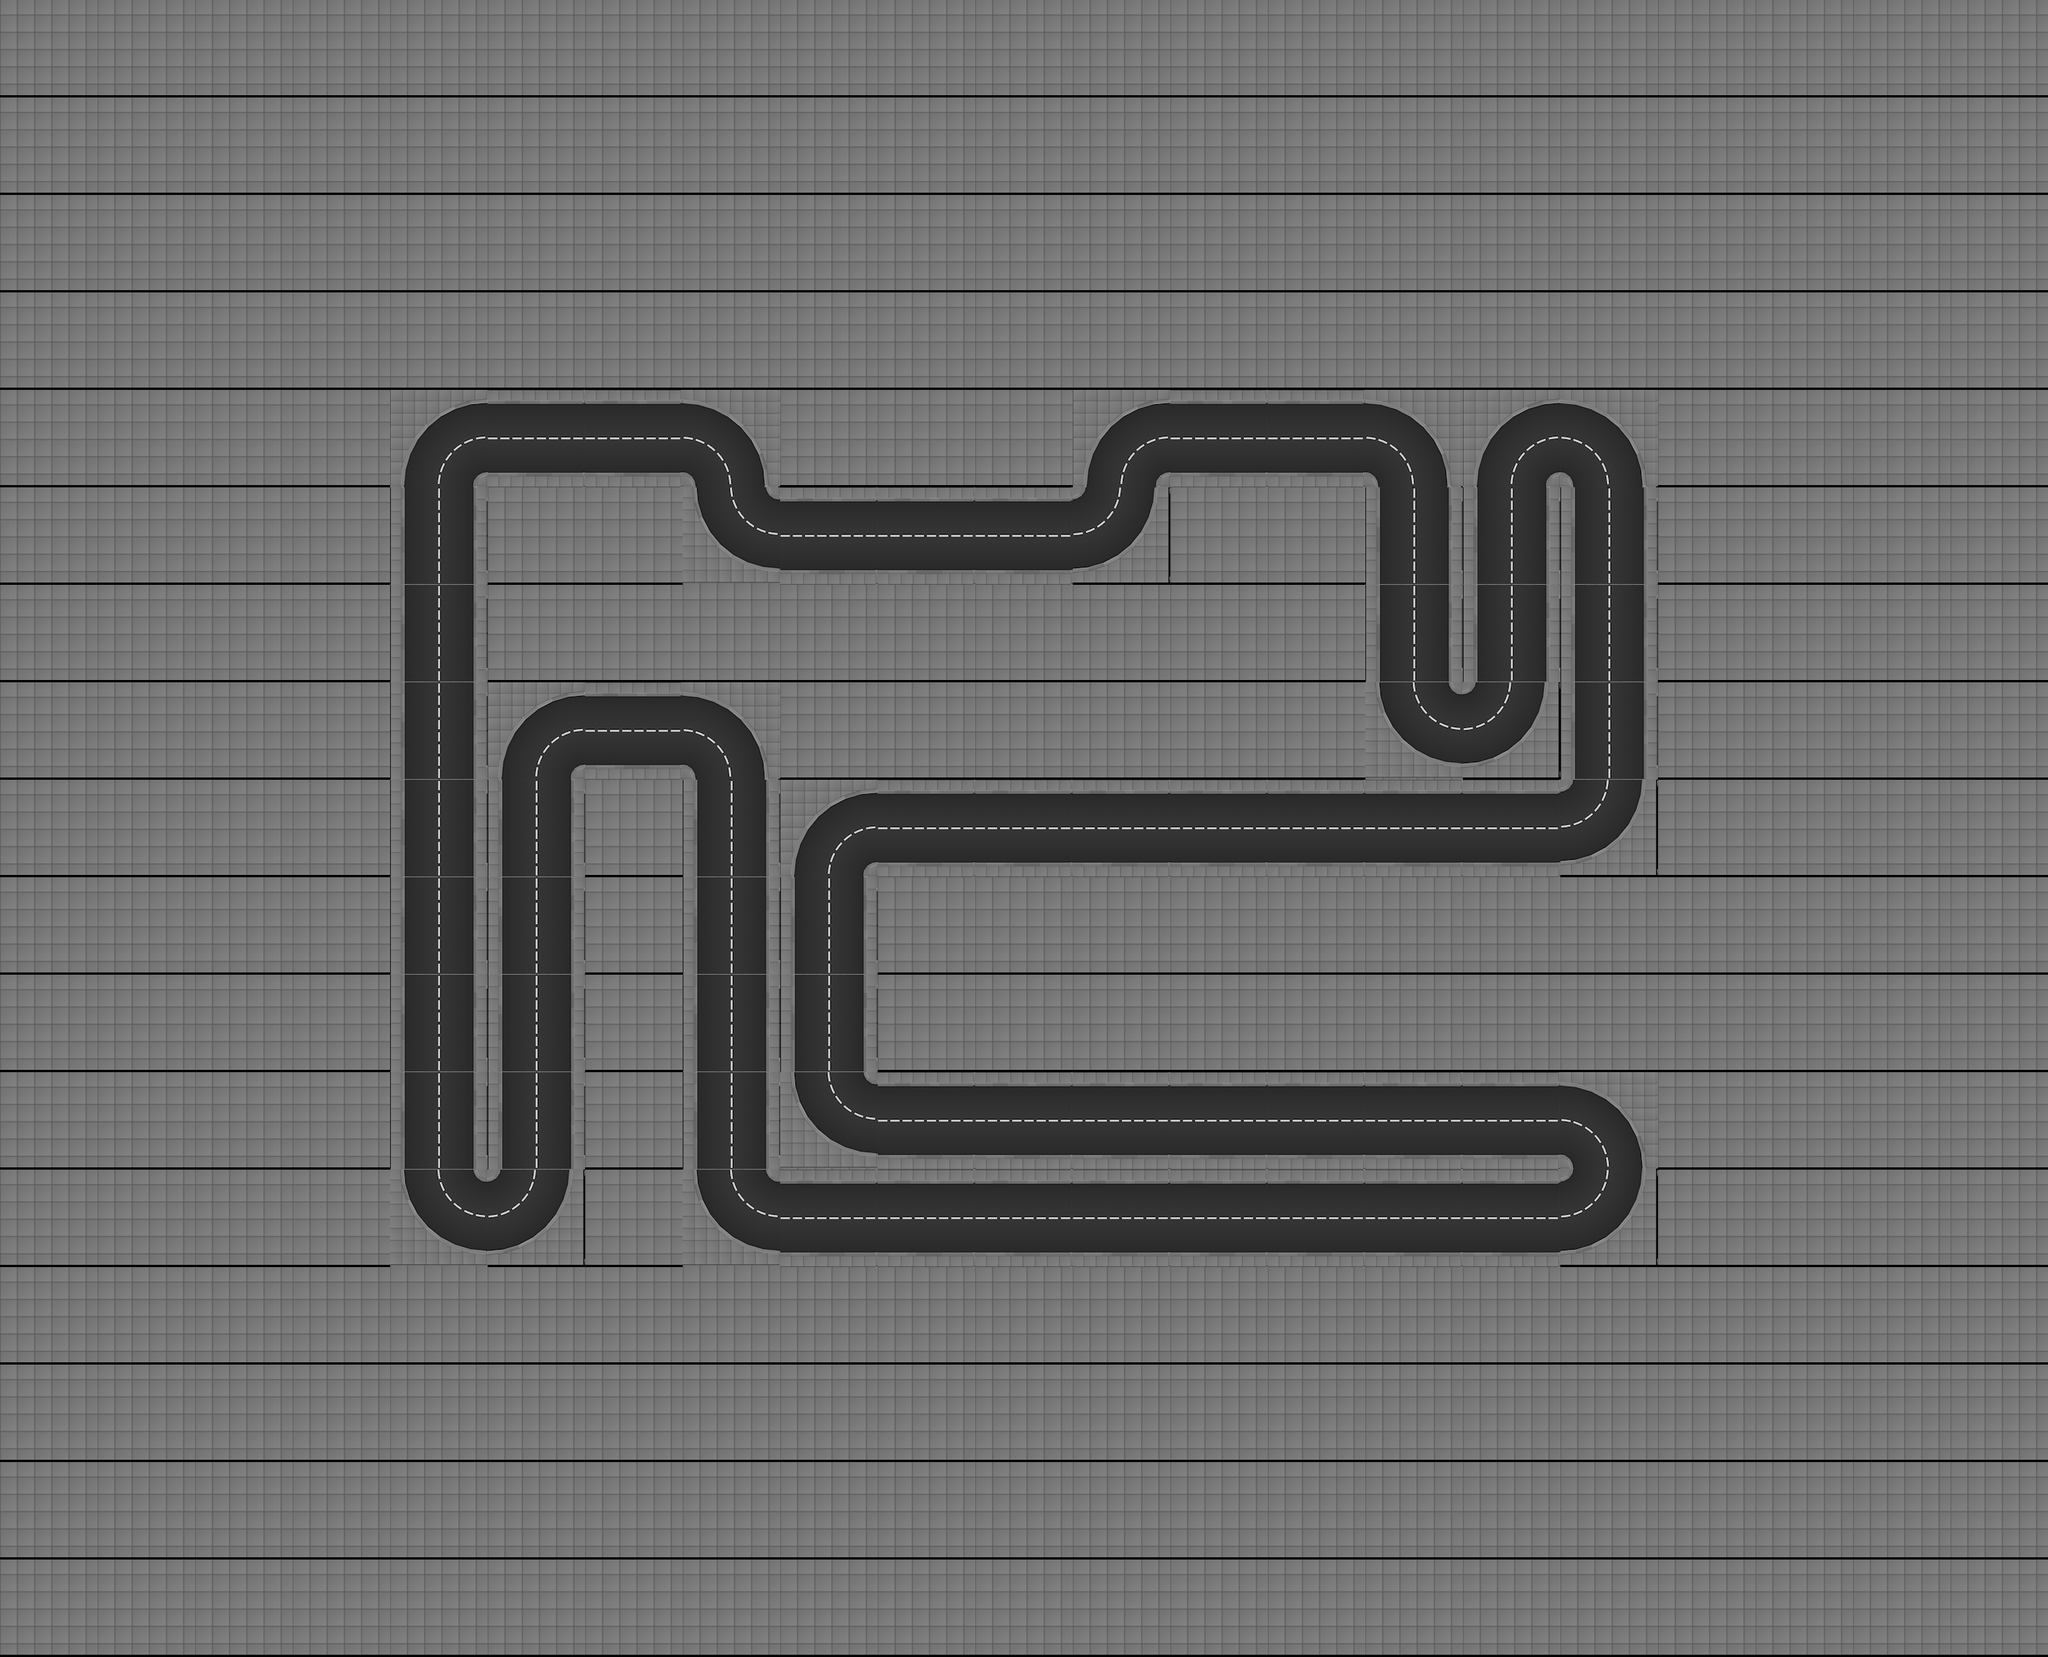

The image is a tile-based game level rendered from a .tmx file. Its description and source (layers, tilesets, objects; grid data summarised) follow:
An orthogonal 21x17 tile map with 128x128 px tiles, 1 tile layer (track), 2 tilesets and 404 objects (34x appartment_roof_01, 17x office_06_ground_floor, 17x office_06_floor, 15x appartment_ground_floor_01, 12x office_07_ground_floor, ...).

<map height="17" infinite="0" nextlayerid="1" nextobjectid="1" orientation="orthogonal" renderorder="right-down" tiledversion="1.2.2" tileheight="128" tilewidth="128" version="1.2" width="21"><tileset firstgid="1" source="../../gbResources/set_tiles.tsx" /><tileset firstgid="134" source="../../gbResources/set_objects.tsx" /><layer height="17" id="1" name="track" width="21"><data>[357 cells, 357 non-empty, 7 distinct tile ids]</data></layer><objectgroup id="1" name="walls"><object id="1" x="512" y="640"><polyline points="16,0 32,-64 64,-96 128,-112" /></object><object id="2" x="512" y="640"><polyline points="112,0 114,-8 120,-14 128,-16" /></object><object id="3" x="512" y="704.0"><polyline points="16,-64 16,64" /></object><object id="4" x="512" y="704.0"><polyline points="112,-64 112,64" /></object><object id="5" x="512" y="832.0"><polyline points="16,-64 16,64" /></object><object id="6" x="512" y="832.0"><polyline points="112,-64 112,64" /></object><object id="7" x="512" y="960.0"><polyline points="16,-64 16,64" /></object><object id="8" x="512" y="960.0"><polyline points="112,-64 112,64" /></object><object id="9" x="512" y="1088.0"><polyline points="16,-64 16,64" /></object><object id="10" x="512" y="1088.0"><polyline points="112,-64 112,64" /></object><object id="11" x="512" y="1216.0"><polyline points="16,-64 16,64" /></object><object id="12" x="512" y="1216.0"><polyline points="112,-64 112,64" /></object><object id="13" x="512" y="1344.0"><polyline points="16,-64 16,64" /></object><object id="14" x="512" y="1344.0"><polyline points="112,-64 112,64" /></object><object id="15" x="512" y="1472.0"><polyline points="16,-64 16,64" /></object><object id="16" x="512" y="1472.0"><polyline points="112,-64 112,64" /></object><object id="17" x="512" y="1664"><polyline points="16,-128 32,-64 64,-32 128,-16" /></object><object id="18" x="512" y="1664"><polyline points="112,-128 114,-120 120,-114 128,-112" /></object><object id="19" x="640" y="592.0"><polyline points="0,-64 128,-64" /></object><object id="20" x="640" y="560.0"><polyline points="0,64 128,64" /></object><object id="21" x="640" y="1024"><polyline points="16,0 32,-64 64,-96 128,-112" /></object><object id="22" x="640" y="1024"><polyline points="112,0 114,-8 120,-14 128,-16" /></object><object id="23" x="640" y="1088.0"><polyline points="16,-64 16,64" /></object><object id="24" x="640" y="1088.0"><polyline points="112,-64 112,64" /></object><object id="25" x="640" y="1216.0"><polyline points="16,-64 16,64" /></object><object id="26" x="640" y="1216.0"><polyline points="112,-64 112,64" /></object><object id="27" x="640" y="1344.0"><polyline points="16,-64 16,64" /></object><object id="28" x="640" y="1344.0"><polyline points="112,-64 112,64" /></object><object id="29" x="640" y="1472.0"><polyline points="16,-64 16,64" /></object><object id="30" x="640" y="1472.0"><polyline points="112,-64 112,64" /></object><object id="31" x="640" y="1664"><polyline points="112,-128 96,-64 64,-32 0,-16" /></object><object id="32" x="640" y="1664"><polyline points="16,-128 14,-120 8,-114 0,-112" /></object><object id="33" x="768" y="592.0"><polyline points="0,-64 128,-64" /></object><object id="34" x="768" y="560.0"><polyline points="0,64 128,64" /></object><object id="35" x="768" y="976.0"><polyline points="0,-64 128,-64" /></object><object id="36" x="768" y="944.0"><polyline points="0,64 128,64" /></object><object id="37" x="896" y="640"><polyline points="0,-112 64,-96 96,-64 112,0" /></object><object id="38" x="896" y="640"><polyline points="0,-16 8,-14 14,-8 16,0" /></object><object id="39" x="896" y="768"><polyline points="16,-128 32,-64 64,-32 128,-16" /></object><object id="40" x="896" y="768"><polyline points="112,-128 114,-120 120,-114 128,-112" /></object><object id="41" x="896" y="1024"><polyline points="0,-112 64,-96 96,-64 112,0" /></object><object id="42" x="896" y="1024"><polyline points="0,-16 8,-14 14,-8 16,0" /></object><object id="43" x="896" y="1088.0"><polyline points="16,-64 16,64" /></object><object id="44" x="896" y="1088.0"><polyline points="112,-64 112,64" /></object><object id="45" x="896" y="1216.0"><polyline points="16,-64 16,64" /></object><object id="46" x="896" y="1216.0"><polyline points="112,-64 112,64" /></object><object id="47" x="896" y="1344.0"><polyline points="16,-64 16,64" /></object><object id="48" x="896" y="1344.0"><polyline points="112,-64 112,64" /></object><object id="49" x="896" y="1472.0"><polyline points="16,-64 16,64" /></object><object id="50" x="896" y="1472.0"><polyline points="112,-64 112,64" /></object><object id="51" x="896" y="1664"><polyline points="16,-128 32,-64 64,-32 128,-16" /></object><object id="52" x="896" y="1664"><polyline points="112,-128 114,-120 120,-114 128,-112" /></object><object id="53" x="1024" y="720.0"><polyline points="0,-64 128,-64" /></object><object id="54" x="1024" y="688.0"><polyline points="0,64 128,64" /></object><object id="55" x="1024" y="1152"><polyline points="16,0 32,-64 64,-96 128,-112" /></object><object id="56" x="1024" y="1152"><polyline points="112,0 114,-8 120,-14 128,-16" /></object><object id="57" x="1024" y="1216.0"><polyline points="16,-64 16,64" /></object><object id="58" x="1024" y="1216.0"><polyline points="112,-64 112,64" /></object><object id="59" x="1024" y="1344.0"><polyline points="16,-64 16,64" /></object><object id="60" x="1024" y="1344.0"><polyline points="112,-64 112,64" /></object><object id="61" x="1024" y="1536"><polyline points="16,-128 32,-64 64,-32 128,-16" /></object><object id="62" x="1024" y="1536"><polyline points="112,-128 114,-120 120,-114 128,-112" /></object><object id="63" x="1024" y="1616.0"><polyline points="0,-64 128,-64" /></object><object id="64" x="1024" y="1584.0"><polyline points="0,64 128,64" /></object><object id="65" x="1152" y="720.0"><polyline points="0,-64 128,-64" /></object><object id="66" x="1152" y="688.0"><polyline points="0,64 128,64" /></object><object id="67" x="1152" y="1104.0"><polyline points="0,-64 128,-64" /></object><object id="68" x="1152" y="1072.0"><polyline points="0,64 128,64" /></object><object id="69" x="1152" y="1488.0"><polyline points="0,-64 128,-64" /></object><object id="70" x="1152" y="1456.0"><polyline points="0,64 128,64" /></object><object id="71" x="1152" y="1616.0"><polyline points="0,-64 128,-64" /></object><object id="72" x="1152" y="1584.0"><polyline points="0,64 128,64" /></object><object id="73" x="1280" y="720.0"><polyline points="0,-64 128,-64" /></object><object id="74" x="1280" y="688.0"><polyline points="0,64 128,64" /></object><object id="75" x="1280" y="1104.0"><polyline points="0,-64 128,-64" /></object><object id="76" x="1280" y="1072.0"><polyline points="0,64 128,64" /></object><object id="77" x="1280" y="1488.0"><polyline points="0,-64 128,-64" /></object><object id="78" x="1280" y="1456.0"><polyline points="0,64 128,64" /></object><object id="79" x="1280" y="1616.0"><polyline points="0,-64 128,-64" /></object><object id="80" x="1280" y="1584.0"><polyline points="0,64 128,64" /></object><object id="81" x="1408" y="640"><polyline points="16,0 32,-64 64,-96 128,-112" /></object><object id="82" x="1408" y="640"><polyline points="112,0 114,-8 120,-14 128,-16" /></object><object id="83" x="1408" y="768"><polyline points="112,-128 96,-64 64,-32 0,-16" /></object></objectgroup><objectgroup id="2" name="route"><!-- 1 objects omitted --></objectgroup><objectgroup id="3" name="lights"><!-- 74 objects omitted --></objectgroup><objectgroup id="4" name="slow_motion_triggers"><!-- 20 objects omitted --></objectgroup><objectgroup id="5" name="speed_up_triggers"><!-- 9 objects omitted --></objectgroup><objectgroup id="6" name="buildings"><!-- 148 objects omitted --></objectgroup><objectgroup id="7" name="spawners"><!-- 4 objects omitted --></objectgroup></map>
<!-- 321 of 404 objects omitted -->
